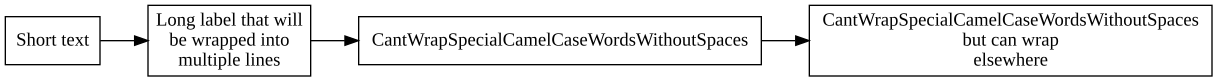

This chart was generated by the following Python code:
import sys
from graphviz_managed import Graph
from graphviz_managed.custom import WrapLongLabelNode
graph = Graph(node_cls=WrapLongLabelNode, rankdir='LR', node_attrs=dict(shape='box'))
a = graph.node(label='Short text')
b = graph.node(label='Long label that will be wrapped into multiple lines')
c = graph.node(label='CantWrapSpecialCamelCaseWordsWithoutSpaces')
d = graph.node(label='CantWrapSpecialCamelCaseWordsWithoutSpaces but can wrap elsewhere')
a >> b
b >> c
c >> d
graph.render(sys.argv[1])
